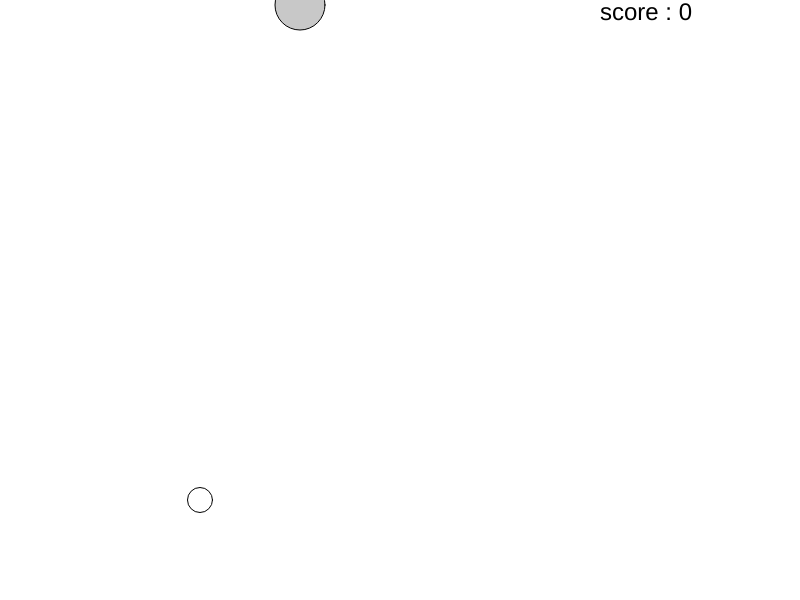
Frame 1 (no input)
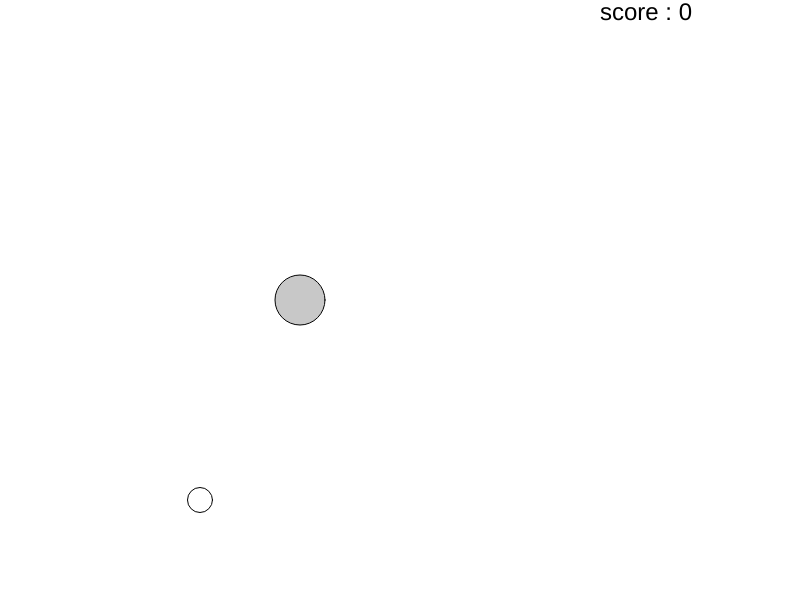
Frame 60 (no input)
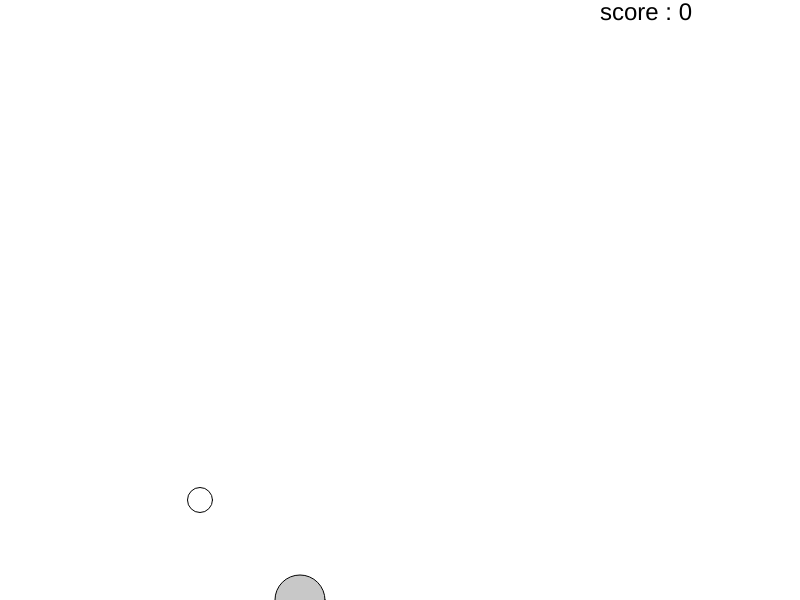
Frame 120 (the mouse pressed at the canvas centre since frame 60)

The p5.js sketch that drew these frames (run headless with seeded random() and noise() and a simulated clock; from frame 60 on, the mouse is pressed at the canvas centre):

// p5.js sketch
// ── sketch.js

class Player
{
	constructor(){
		this.x = 200;
		this.y = 500;
		this.r = 25;
	}
	moveLeft(){
		if(this.x >= 200){
			this.x -= 100;
		}
	}
	moveRight(){
		if(this.x <= 200){
			this.x += 100;
		}
	}
	isCollision(obj){
		if(sq(this.x - obj.x) + sq(this.y - obj.y) >= sq(this.r + obj.r)){
			return true;
		}
		return false;
	}
	draw(){
		fill(255);
		ellipse(this.x, this.y, this.r, this.r);
	}
}

class ColObject
{
	constructor(n){
		this.x = 100*(n%3 + 1);
		this.y = 0;
		this.r = 50;
	}
	update(){
		this.y += 5;
	}
	isCollision(obj){
		if(sq(this.x - obj.x) + sq(this.y - obj.y) >= sq(this.r/2 + obj.r/2)){
			return false;
		}
		return true;
	}
	draw(){
		fill(200);
		ellipse(this.x, this.y, this.r, this.r);
	}
}

var player;
var obstacle;
var score;

function setup()
{
	player = new Player();
	obstacle = [];
	obstacle.push(new ColObject(2));
	score = 0;

    createCanvas(800, 600);
    background(255);
}

function update()
{
	if(obstacle[0].y > 600){
		obstacle.pop();
		obstacle.push(new ColObject(round(random(1,4))));
		score += 1;
	}
    if(obstacle[0].isCollision(player) != true){
    	obstacle[0].update();
    }
    else if(obstacle[0].isCollision(player) == true){
    	obstacle.pop();
		obstacle.push(new ColObject(round(random(1,4))));
		score -= 1;
    } 
    fill(0);
    textSize(24);
    text("score : " + score, 600, 20);
    obstacle[0].draw();
    player.draw();
}

function draw()
{
    clear();
    background(255);

    update();
}
// ── QLearningDriver.js
/*

The Update Rule for Q learning model

Q[state, action] = Q[state, action] + lr * (reward + gamma * np.max(Q[new_state, :]) — Q[state, action])

*/
